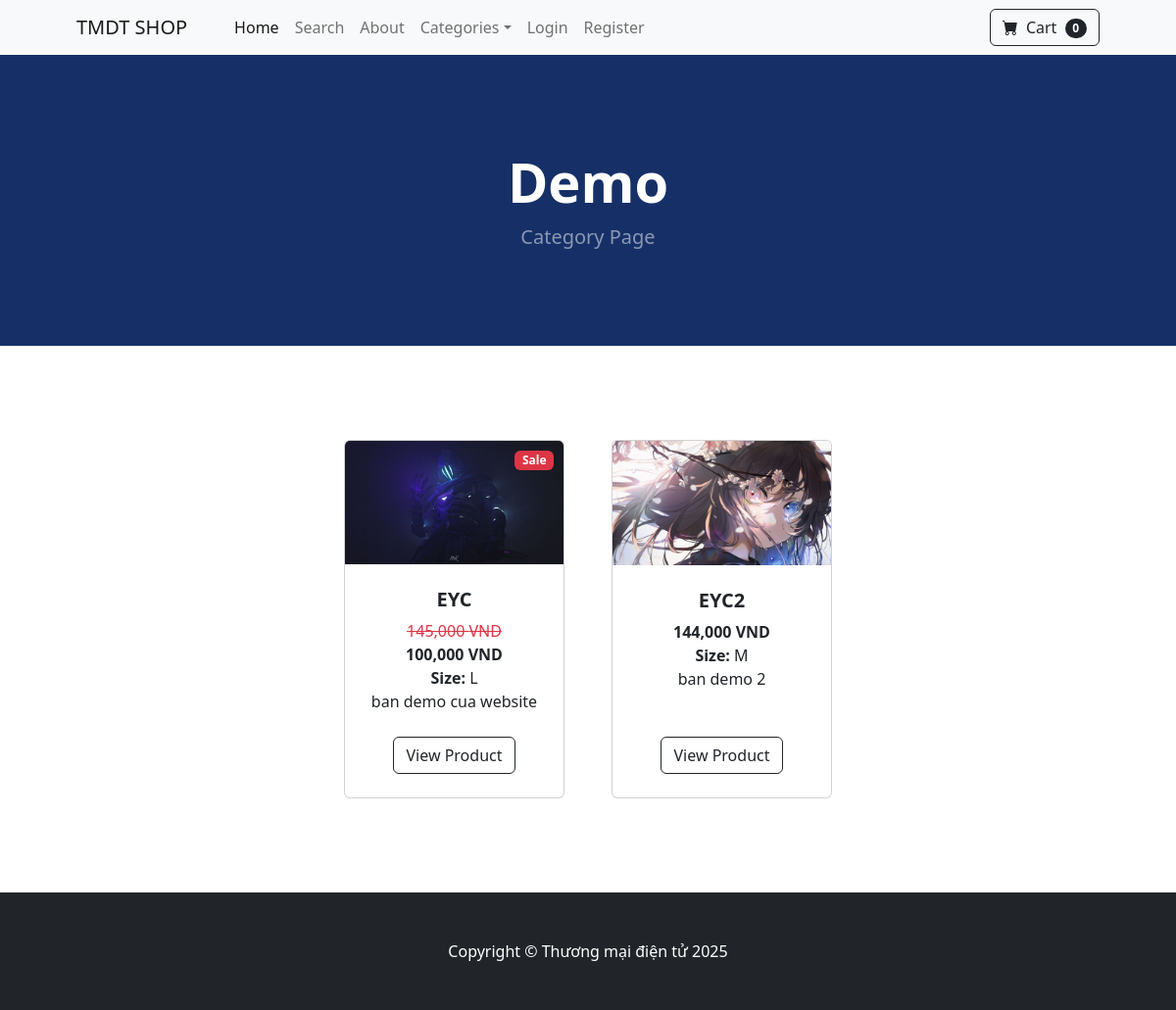
/category/Demo, run on the app's committed database.
### store/models.py (models this page shows, shortened)
class Category(models.Model):
    name=models.CharField(max_length=50)
    def __str__(self):
        return self.name
    class Meta:
        verbose_name_plural = 'categories'

class Product(models.Model):
    name=models.CharField(max_length=100)
    price=models.DecimalField(default=0, decimal_places=0, max_digits=10)
    category=models.ForeignKey(Category, on_delete=models.CASCADE, default=1)
    size=models.CharField(max_length=50)
    description=models.CharField(max_length=250, default='', blank=True, null=True)
    image=models.ImageField(upload_to='uploads/product/')
    is_sale=models.BooleanField(default=False)
    sale_price=models.DecimalField(default=0, decimal_places=0, max_digits=10)
    @property
    def price_commas(self):
        return f"{self.price:,}"
    def sale_price_commas(self):
        return f"{self.sale_price:,}"

### store/views.py (the view)
# urls.py: path('category/<str:foo>', views.category, name='category'),
def category(request, foo):
    foo = foo.replace('-',' ')
    try:
        category =Category.objects.get(name=foo)
        products = Product.objects.filter(category=category)
        return render(request, 'category.html',{'products':products, 'category':category})
    except:
        messages.success(request, ("This category doesn't exist"))
        return redirect('home')

### cart/cart.py (called while the page is built)
    def __len__(self):
        return len(self.cart)

### cart/context_processors.py (called while the page is built)
def cart(request):
    return {'cart':Cart(request)}

### store/templates/category.html
{% extends 'base.html' %}
{% block content %}
<header class="py-5" style="background-color: #163067;">
    <div class="container px-4 px-lg-5 my-5">
        <div class="text-center text-white">
            <h1 class="display-4 fw-bolder">{{ category }}</h1>
            <p class="lead fw-normal text-white-50 mb-0">Category Page</p>
        </div>
    </div>
</header>
<section class="py-5">
    <div class="container px-4 px-lg-5 mt-5">
        <div class="row gx-4 gx-lg-5 row-cols-2 row-cols-md-3 row-cols-xl-4 justify-content-center">
            {% for product in products %}
                {% if product.is_sale %}
                    <div class="col mb-5">
                        <div class="card h-100">
                                <div class="badge bg-danger text-white position-absolute" style="top: 0.6rem; right: 0.6rem">Sale</div>
                            <img class="card-img-top" src="{{ product.image.url}}" alt="..." />
                            <div class="card-body p-4">
                                <div class="text-center">
                                    <h5 class="fw-bolder">{{ product.name}}</h5>
                                        <strike class="text-danger">
                                        {{ product.price_commas}} VND
                                        </strike>
                                    <br>
                                    <b>{{ product.sale_price_commas }} VND</b>
                                    <br>
                                    <b>Size:</b> {{ product.size}}
                                    <br>
                                    {{product.description}}
                                </div>
                            </div>
                            <div class="card-footer p-4 pt-0 border-top-0 bg-transparent">
                                <div class="text-center"><a class="btn btn-outline-dark mt-auto" href="{% url 'product' product.id %}">View Product</a></div>
                            </div>
                        </div>
                    </div>
                {% else %}
            <div class="col mb-5">
                <div class="card h-100">
                    <img class="card-img-top" src="{{ product.image.url}}" alt="..." />
                    <div class="card-body p-4">
                        <div class="text-center">
                            <h5 class="fw-bolder">{{ product.name}}</h5>
                                <b>{{ product.price_commas }} VND</b>
                            <br>
                            <b>Size:</b> {{ product.size}}
                            <br>
                                {{product.description}}
                        </div>
                    </div>
                    <div class="card-footer p-4 pt-0 border-top-0 bg-transparent">
                        <div class="text-center"><a class="btn btn-outline-dark mt-auto" href="{% url 'product' product.id %}">View Product</a></div>
                    </div>
                </div>
            </div>
                {% endif %}
            {% endfor %}
        </div>
    </div>
</section>
{% endblock %}

### data on the page
Category: name "Demo"
Product: image (picture), name "EYC", price_commas "145,000", sale_price_commas "100,000", size "L", description "ban demo cua website"
Product: image (picture), name "EYC2", price_commas "144,000", size "M", description "ban demo 2"

### other printed values
{{ cart|length }} "0"
